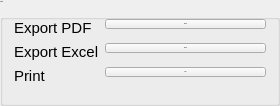
         <widget class="QGroupBox" name="groupBox_4">
          <property name="minimumSize">
           <size>
            <width>280</width>
            <height>0</height>
           </size>
          </property>
          <property name="font">
           <font>
            <family>Segoe UI</family>
            <pointsize>-1</pointsize>
           </font>
          </property>
          <property name="title">
           <string>Actions</string>
          </property>
          <layout class="QGridLayout" name="gridLayout_3">
           <item row="0" column="0">
            <layout class="QFormLayout" name="formLayout_2">
             <item row="0" column="0">
              <widget class="QLabel" name="label_20">
               <property name="font">
                <font>
                 <family>Segoe UI</family>
                 <pointsize>11</pointsize>
                 <fontweight>DemiBold</fontweight>
                </font>
               </property>
               <property name="text">
                <string>Export PDF</string>
               </property>
              </widget>
             </item>
             <item row="0" column="1">
              <widget class="QPushButton" name="generatePDFBtn">
               <property name="text">
                <string>Export</string>
               </property>
              </widget>
             </item>
             <item row="1" column="0">
              <widget class="QLabel" name="label_22">
               <property name="font">
                <font>
                 <family>Segoe UI</family>
                 <pointsize>11</pointsize>
                 <fontweight>DemiBold</fontweight>
                </font>
               </property>
               <property name="text">
                <string>Export Excel</string>
               </property>
              </widget>
             </item>
             <item row="1" column="1">
              <widget class="QPushButton" name="generateExcelBtn">
               <property name="text">
                <string>Export</string>
               </property>
              </widget>
             </item>
             <item row="2" column="0">
              <widget class="QLabel" name="label_23">
               <property name="font">
                <font>
                 <family>Segoe UI</family>
                 <pointsize>11</pointsize>
                 <fontweight>DemiBold</fontweight>
                </font>
               </property>
               <property name="text">
                <string>Print</string>
               </property>
              </widget>
             </item>
             <item row="2" column="1">
              <widget class="QPushButton" name="printReportBtn">
               <property name="text">
                <string>Print</string>
               </property>
              </widget>
             </item>
             <item row="3" column="0" colspan="2">
              <widget class="QLabel" name="statusLabel">
               <property name="text">
                <string/>
               </property>
              </widget>
             </item>
            </layout>
           </item>
          </layout>
         </widget>
